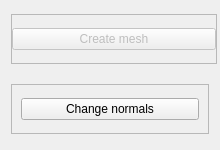
         <widget class="QWidget" name="page_convert_to_mesh">
          <property name="geometry">
           <rect>
            <x>0</x>
            <y>0</y>
            <width>220</width>
            <height>150</height>
           </rect>
          </property>
          <property name="minimumSize">
           <size>
            <width>206</width>
            <height>60</height>
           </size>
          </property>
          <property name="maximumSize">
           <size>
            <width>300</width>
            <height>150</height>
           </size>
          </property>
          <attribute name="label">
           <string>Convert to mesh</string>
          </attribute>
          <layout class="QVBoxLayout" name="verticalLayout_3">
           <property name="topMargin">
            <number>0</number>
           </property>
           <property name="bottomMargin">
            <number>0</number>
           </property>
           <item>
            <widget class="QFrame" name="frame_create_mesh">
             <property name="minimumSize">
              <size>
               <width>206</width>
               <height>40</height>
              </size>
             </property>
             <property name="maximumSize">
              <size>
               <width>206</width>
               <height>50</height>
              </size>
             </property>
             <property name="frameShape">
              <enum>QFrame::StyledPanel</enum>
             </property>
             <property name="frameShadow">
              <enum>QFrame::Raised</enum>
             </property>
             <layout class="QHBoxLayout" name="horizontalLayout_9">
              <property name="spacing">
               <number>0</number>
              </property>
              <property name="leftMargin">
               <number>0</number>
              </property>
              <property name="topMargin">
               <number>0</number>
              </property>
              <property name="rightMargin">
               <number>0</number>
              </property>
              <property name="bottomMargin">
               <number>0</number>
              </property>
              <item>
               <widget class="QPushButton" name="create_mesh_button">
                <property name="enabled">
                 <bool>false</bool>
                </property>
                <property name="text">
                 <string>Create mesh</string>
                </property>
               </widget>
              </item>
             </layout>
            </widget>
           </item>
           <item>
            <widget class="QFrame" name="frame_3">
             <property name="maximumSize">
              <size>
               <width>206</width>
               <height>50</height>
              </size>
             </property>
             <property name="frameShape">
              <enum>QFrame::StyledPanel</enum>
             </property>
             <property name="frameShadow">
              <enum>QFrame::Raised</enum>
             </property>
             <layout class="QVBoxLayout" name="verticalLayout_11">
              <item>
               <widget class="QPushButton" name="change_normals_button">
                <property name="text">
                 <string>Change normals</string>
                </property>
               </widget>
              </item>
             </layout>
            </widget>
           </item>
          </layout>
         </widget>
